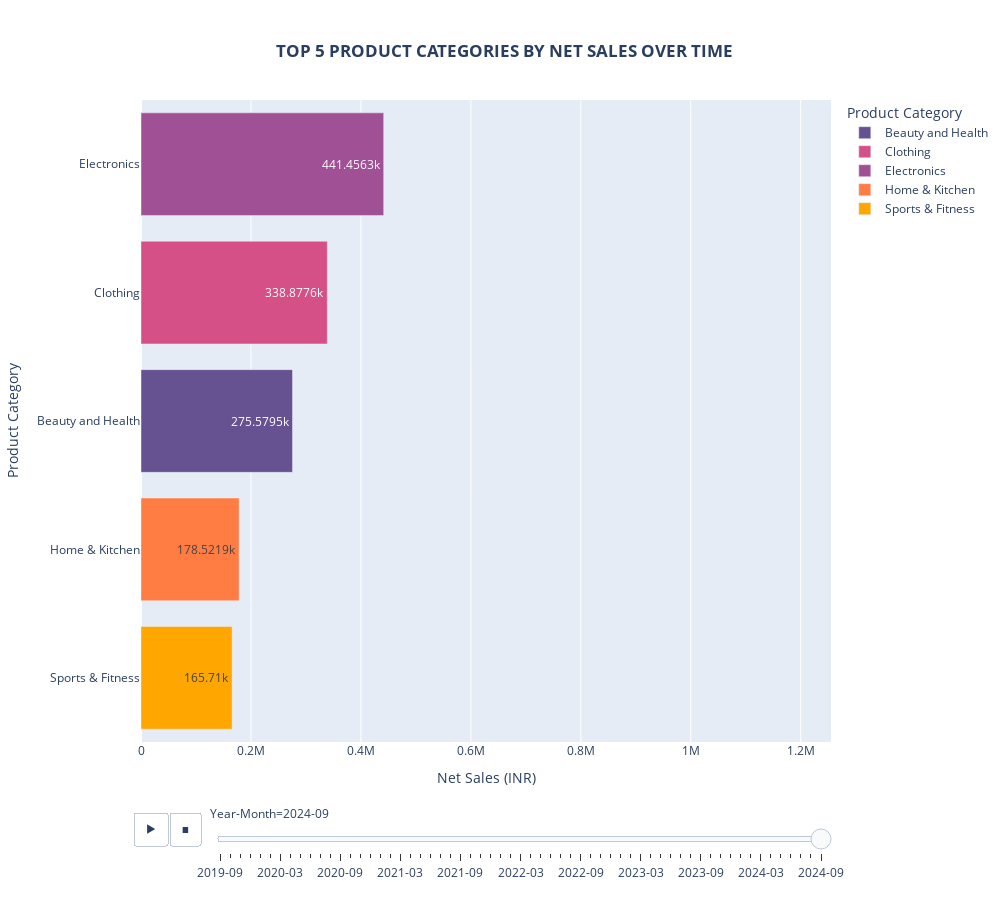

Write notebook code for a chart like this one.
### Code cell
import pandas as pd
import plotly.express as px


df['Purchase Date'] = pd.to_datetime(df['Purchase Date'], format='%d/%m/%Y %H:%M')

color_hex = ['#665191', '#d45087', '#a05195', '#ff7c43', '#ffa600']  

df['Year-Month'] = df['Purchase Date'].dt.to_period('M')
pd
df_grouped = df.groupby(['Year-Month', 'Product Category'])['Net Amount'].sum().reset_index()


df_grouped['Rank'] = df_grouped.groupby('Year-Month')['Net Amount'].rank(method='first', ascending=False)

df_top5 = df_grouped[df_grouped['Rank'] <= 5]


category_colors = dict(zip(df_top5['Product Category'].unique(), color_hex))

# Step 5: Create the animated bar chart race
fig = px.bar(
    df_top5,
    x='Net Amount',
    y='Product Category',
    color='Product Category',
    animation_frame='Year-Month',
    animation_group='Product Category',
    title="<b> TOP 5 PRODUCT CATEGORIES BY NET SALES OVER TIME<b>",
    labels={'Net Amount': 'Net Sales (INR)', 'Product Category': 'Product Category'},
    orientation='h', 
    text='Net Amount',
    text_auto= True,
    
    color_discrete_map=category_colors  
)

fig.update_layout(
    xaxis_title="Net Sales (INR)",
    yaxis_title="Product Category",
    xaxis=dict(range=[0, df_top5['Net Amount'].max() * 1.1]),
    yaxis={'categoryorder': 'total ascending'}, 
    showlegend=True,   
    title_x=0.5,  
    title_y=0.95,  
    width=1005,  
    height=900
)

fig.show()

### Figure 1 — Plotly figure (JSON) as saved in the notebook; plotly's stock layout.template omitted (floating-point values rounded to 4 significant figures)
{"data": [{"alignmentgroup": "True", "hovertemplate": "Product Category=%{y}<br>Year-Month=2024-09<br>Net Sales (INR)=%{text}<extra></extra>", "ids": ["Beauty and Health"], "legendgroup": "Beauty and Health", "marker": {"color": "#665191", "pattern": {"shape": ""}}, "name": "Beauty and Health", "offsetgroup": "Beauty and Health", "orientation": "h", "showlegend": true, "text": [275600.0], "textposition": "auto", "texttemplate": "%{x}", "type": "bar", "x": [275600.0], "xaxis": "x", "y": ["Beauty and Health"], "yaxis": "y"}, {"alignmentgroup": "True", "hovertemplate": "Product Category=%{y}<br>Year-Month=2024-09<br>Net Sales (INR)=%{text}<extra></extra>", "ids": ["Clothing"], "legendgroup": "Clothing", "marker": {"color": "#d45087", "pattern": {"shape": ""}}, "name": "Clothing", "offsetgroup": "Clothing", "orientation": "h", "showlegend": true, "text": [338900.0], "textposition": "auto", "texttemplate": "%{x}", "type": "bar", "x": [338900.0], "xaxis": "x", "y": ["Clothing"], "yaxis": "y"}, {"alignmentgroup": "True", "hovertemplate": "Product Category=%{y}<br>Year-Month=2024-09<br>Net Sales (INR)=%{text}<extra></extra>", "ids": ["Electronics"], "legendgroup": "Electronics", "marker": {"color": "#a05195", "pattern": {"shape": ""}}, "name": "Electronics", "offsetgroup": "Electronics", "orientation": "h", "showlegend": true, "text": [441500.0], "textposition": "auto", "texttemplate": "%{x}", "type": "bar", "x": [441500.0], "xaxis": "x", "y": ["Electronics"], "yaxis": "y"}, {"alignmentgroup": "True", "hovertemplate": "Product Category=%{y}<br>Year-Month=2024-09<br>Net Sales (INR)=%{text}<extra></extra>", "ids": ["Home & Kitchen"], "legendgroup": "Home & Kitchen", "marker": {"color": "#ff7c43", "pattern": {"shape": ""}}, "name": "Home & Kitchen", "offsetgroup": "Home & Kitchen", "orientation": "h", "showlegend": true, "text": [178500.0], "textposition": "auto", "texttemplate": "%{x}", "type": "bar", "x": [178500.0], "xaxis": "x", "y": ["Home & Kitchen"], "yaxis": "y"}, {"alignmentgroup": "True", "hovertemplate": "Product Category=%{y}<br>Year-Month=2024-09<br>Net Sales (INR)=%{text}<extra></extra>", "ids": ["Sports & Fitness"], "legendgroup": "Sports & Fitness", "marker": {"color": "#ffa600", "pattern": {"shape": ""}}, "name": "Sports & Fitness", "offsetgroup": "Sports & Fitness", "orientation": "h", "showlegend": true, "text": [165700.0], "textposition": "auto", "texttemplate": "%{x}", "type": "bar", "x": [165700.0], "xaxis": "x", "y": ["Sports & Fitness"], "yaxis": "y"}], "layout": {"barmode": "relative", "height": 900, "legend": {"title": {"text": "Product Category"}, "tracegroupgap": 0}, "showlegend": true, "sliders": [{"active": 60, "currentvalue": {"prefix": "Year-Month="}, "len": 0.9, "pad": {"b": 10, "t": 60}, "steps": [{"args": [["2019-09"], {"frame": {"duration": 0, "redraw": true}, "fromcurrent": true, "mode": "immediate", "transition": {"duration": 0, "easing": "linear"}}], "label": "2019-09", "method": "animate"}, {"args": [["2019-10"], {"frame": {"duration": 0, "redraw": true}, "fromcurrent": true, "mode": "immediate", "transition": {"duration": 0, "easing": "linear"}}], "label": "2019-10", "method": "animate"}, {"args": [["2019-11"], {"frame": {"duration": 0, "redraw": true}, "fromcurrent": true, "mode": "immediate", "transition": {"duration": 0, "easing": "linear"}}], "label": "2019-11", "method": "animate"}, {"args": [["2019-12"], {"frame": {"duration": 0, "redraw": true}, "fromcurrent": true, "mode": "immediate", "transition": {"duration": 0, "easing": "linear"}}], "label": "2019-12", "method": "animate"}, {"args": [["2020-01"], {"frame": {"duration": 0, "redraw": true}, "fromcurrent": true, "mode": "immediate", "transition": {"duration": 0, "easing": "linear"}}], "label": "2020-01", "method": "animate"}, {"args": [["2020-02"], {"frame": {"duration": 0, "redraw": true}, "fromcurrent": true, "mode": "immediate", "transition": {"duration": 0, "easing": "linear"}}], "label": "2020-02", "method": "animate"}, {"args": [["2020-03"], {"frame": {"duration": 0, "redraw": true}, "fromcurrent": true, "mode": "immediate", "transition": {"duration": 0, "easing": "linear"}}], "label": "2020-03", "method": "animate"}, {"args": [["2020-04"], {"frame": {"duration": 0, "redraw": true}, "fromcurrent": true, "mode": "immediate", "transition": {"duration": 0, "easing": "linear"}}], "label": "2020-04", "method": "animate"}, {"args": [["2020-05"], {"frame": {"duration": 0, "redraw": true}, "fromcurrent": true, "mode": "immediate", "transition": {"duration": 0, "easing": "linear"}}], "label": "2020-05", "method": "animate"}, {"args": [["2020-06"], {"frame": {"duration": 0, "redraw": true}, "fromcurrent": true, "mode": "immediate", "transition": {"duration": 0, "easing": "linear"}}], "label": "2020-06", "method": "animate"}, {"args": [["2020-07"], {"frame": {"duration": 0, "redraw": true}, "fromcurrent": true, "mode": "immediate", "transition": {"duration": 0, "easing": "linear"}}], "label": "2020-07", "method": "animate"}, {"args": [["2020-08"], {"frame": {"duration": 0, "redraw": true}, "fromcurrent": true, "mode": "immediate", "transition": {"duration": 0, "easing": "linear"}}], "label": "2020-08", "method": "animate"}, {"args": [["2020-09"], {"frame": {"duration": 0, "redraw": true}, "fromcurrent": true, "mode": "immediate", "transition": {"duration": 0, "easing": "linear"}}], "label": "2020-09", "method": "animate"}, {"args": [["2020-10"], {"frame": {"duration": 0, "redraw": true}, "fromcurrent": true, "mode": "immediate", "transition": {"duration": 0, "easing": "linear"}}], "label": "2020-10", "method": "animate"}, {"args": [["2020-11"], {"frame": {"duration": 0, "redraw": true}, "fromcurrent": true, "mode": "immediate", "transition": {"duration": 0, "easing": "linear"}}], "label": "2020-11", "method": "animate"}, {"args": [["2020-12"], {"frame": {"duration": 0, "redraw": true}, "fromcurrent": true, "mode": "immediate", "transition": {"duration": 0, "easing": "linear"}}], "label": "2020-12", "method": "animate"}, {"args": [["2021-01"], {"frame": {"duration": 0, "redraw": true}, "fromcurrent": true, "mode": "immediate", "transition": {"duration": 0, "easing": "linear"}}], "label": "2021-01", "method": "animate"}, {"args": [["2021-02"], {"frame": {"duration": 0, "redraw": true}, "fromcurrent": true, "mode": "immediate", "transition": {"duration": 0, "easing": "linear"}}], "label": "2021-02", "method": "animate"}, {"args": [["2021-03"], {"frame": {"duration": 0, "redraw": true}, "fromcurrent": true, "mode": "immediate", "transition": {"duration": 0, "easing": "linear"}}], "label": "2021-03", "method": "animate"}, {"args": [["2021-04"], {"frame": {"duration": 0, "redraw": true}, "fromcurrent": true, "mode": "immediate", "transition": {"duration": 0, "easing": "linear"}}], "label": "2021-04", "method": "animate"}, {"args": [["2021-05"], {"frame": {"duration": 0, "redraw": true}, "fromcurrent": true, "mode": "immediate", "transition": {"duration": 0, "easing": "linear"}}], "label": "2021-05", "method": "animate"}, {"args": [["2021-06"], {"frame": {"duration": 0, "redraw": true}, "fromcurrent": true, "mode": "immediate", "transition": {"duration": 0, "easing": "linear"}}], "label": "2021-06", "method": "animate"}, {"args": [["2021-07"], {"frame": {"duration": 0, "redraw": true}, "fromcurrent": true, "mode": "immediate", "transition": {"duration": 0, "easing": "linear"}}], "label": "2021-07", "method": "animate"}, {"args": [["2021-08"], {"frame": {"duration": 0, "redraw": true}, "fromcurrent": true, "mode": "immediate", "transition": {"duration": 0, "easing": "linear"}}], "label": "2021-08", "method": "animate"}, {"args": [["2021-09"], {"frame": {"duration": 0, "redraw": true}, "fromcurrent": true, "mode": "immediate", "transition": {"duration": 0, "easing": "linear"}}], "label": "2021-09", "method": "animate"}, {"args": [["2021-10"], {"frame": {"duration": 0, "redraw": true}, "fromcurrent": true, "mode": "immediate", "transition": {"duration": 0, "easing": "linear"}}], "label": "2021-10", "method": "animate"}, {"args": [["2021-11"], {"frame": {"duration": 0, "redraw": true}, "fromcurrent": true, "mode": "immediate", "transition": {"duration": 0, "easing": "linear"}}], "label": "2021-11", "method": "animate"}, {"args": [["2021-12"], {"frame": {"duration": 0, "redraw": true}, "fromcurrent": true, "mode": "immediate", "transition": {"duration": 0, "easing": "linear"}}], "label": "2021-12", "method": "animate"}, {"args": [["2022-01"], {"frame": {"duration": 0, "redraw": true}, "fromcurrent": true, "mode": "immediate", "transition": {"duration": 0, "easing": "linear"}}], "label": "2022-01", "method": "animate"}, {"args": [["2022-02"], {"frame": {"duration": 0, "redraw": true}, "fromcurrent": true, "mode": "immediate", "transition": {"duration": 0, "easing": "linear"}}], "label": "2022-02", "method": "animate"}, {"args": [["2022-03"], {"frame": {"duration": 0, "redraw": true}, "fromcurrent": true, "mode": "immediate", "transition": {"duration": 0, "easing": "linear"}}], "label": "2022-03", "method": "animate"}, {"args": [["2022-04"], {"frame": {"duration": 0, "redraw": true}, "fromcurrent": true, "mode": "immediate", "transition": {"duration": 0, "easing": "linear"}}], "label": "2022-04", "method": "animate"}, {"args": [["2022-05"], {"frame": {"duration": 0, "redraw": true}, "fromcurrent": true, "mode": "immediate", "transition": {"duration": 0, "easing": "linear"}}], "label": "2022-05", "method": "animate"}, {"args": [["2022-06"], {"frame": {"duration": 0, "redraw": true}, "fromcurrent": true, "mode": "immediate", "transition": {"duration": 0, "easing": "linear"}}], "label": "2022-06", "method": "animate"}, {"args": [["2022-07"], {"frame": {"duration": 0, "redraw": true}, "fromcurrent": true, "mode": "immediate", "transition": {"duration": 0, "easing": "linear"}}], "label": "2022-07", "method": "animate"}, {"args": [["2022-08"], {"frame": {"duration": 0, "redraw": true}, "fromcurrent": true, "mode": "immediate", "transition": {"duration": 0, "easing": "linear"}}], "label": "2022-08", "method": "animate"}, {"args": [["2022-09"], {"frame": {"duration": 0, "redraw": true}, "fromcurrent": true, "mode": "immediate", "transition": {"duration": 0, "easing": "linear"}}], "label": "2022-09", "method": "animate"}, {"args": [["2022-10"], {"frame": {"duration": 0, "redraw": true}, "fromcurrent": true, "mode": "immediate", "transition": {"duration": 0, "easing": "linear"}}], "label": "2022-10", "method": "animate"}, {"args": [["2022-11"], {"frame": {"duration": 0, "redraw": true}, "fromcurrent": true, "mode": "immediate", "transition": {"duration": 0, "easing": "linear"}}], "label": "2022-11", "method": "animate"}, {"args": [["2022-12"], {"frame": {"duration": 0, "redraw": true}, "fromcurrent": true, "mode": "immediate", "transition": {"duration": 0, "easing": "linear"}}], "label": "2022-12", "method": "animate"}, {"args": [["2023-01"], {"frame": {"duration": 0, "redraw": true}, "fromcurrent": true, "mode": "immediate", "transition": {"duration": 0, "easing": "linear"}}], "label": "2023-01", "method": "animate"}, {"args": [["2023-02"], {"frame": {"duration": 0, "redraw": true}, "fromcurrent": true, "mode": "immediate", "transition": {"duration": 0, "easing": "linear"}}], "label": "2023-02", "method": "animate"}, {"args": [["2023-03"], {"frame": {"duration": 0, "redraw": true}, "fromcurrent": true, "mode": "immediate", "transition": {"duration": 0, "easing": "linear"}}], "label": "2023-03", "method": "animate"}, {"args": [["2023-04"], {"frame": {"duration": 0, "redraw": true}, "fromcurrent": true, "mode": "immediate", "transition": {"duration": 0, "easing": "linear"}}], "label": "2023-04", "method": "animate"}, {"args": [["2023-05"], {"frame": {"duration": 0, "redraw": true}, "fromcurrent": true, "mode": "immediate", "transition": {"duration": 0, "easing": "linear"}}], "label": "2023-05", "method": "animate"}, {"args": [["2023-06"], {"frame": {"duration": 0, "redraw": true}, "fromcurrent": true, "mode": "immediate", "transition": {"duration": 0, "easing": "linear"}}], "label": "2023-06", "method": "animate"}, {"args": [["2023-07"], {"frame": {"duration": 0, "redraw": true}, "fromcurrent": true, "mode": "immediate", "transition": {"duration": 0, "easing": "linear"}}], "label": "2023-07", "method": "animate"}, {"args": [["2023-08"], {"frame": {"duration": 0, "redraw": true}, "fromcurrent": true, "mode": "immediate", "transition": {"duration": 0, "easing": "linear"}}], "label": "2023-08", "method": "animate"}, {"args": [["2023-09"], {"frame": {"duration": 0, "redraw": true}, "fromcurrent": true, "mode": "immediate", "transition": {"duration": 0, "easing": "linear"}}], "label": "2023-09", "method": "animate"}, {"args": [["2023-10"], {"frame": {"duration": 0, "redraw": true}, "fromcurrent": true, "mode": "immediate", "transition": {"duration": 0, "easing": "linear"}}], "label": "2023-10", "method": "animate"}, {"args": [["2023-11"], {"frame": {"duration": 0, "redraw": true}, "fromcurrent": true, "mode": "immediate", "transition": {"duration": 0, "easing": "linear"}}], "label": "2023-11", "method": "animate"}, {"args": [["2023-12"], {"frame": {"duration": 0, "redraw": true}, "fromcurrent": true, "mode": "immediate", "transition": {"duration": 0, "easing": "linear"}}], "label": "2023-12", "method": "animate"}, {"args": [["2024-01"], {"frame": {"duration": 0, "redraw": true}, "fromcurrent": true, "mode": "immediate", "transition": {"duration": 0, "easing": "linear"}}], "label": "2024-01", "method": "animate"}, {"args": [["2024-02"], {"frame": {"duration": 0, "redraw": true}, "fromcurrent": true, "mode": "immediate", "transition": {"duration": 0, "easing": "linear"}}], "label": "2024-02", "method": "animate"}, {"args": [["2024-03"], {"frame": {"duration": 0, "redraw": true}, "fromcurrent": true, "mode": "immediate", "transition": {"duration": 0, "easing": "linear"}}], "label": "2024-03", "method": "animate"}, {"args": [["2024-04"], {"frame": {"duration": 0, "redraw": true}, "fromcurrent": true, "mode": "immediate", "transition": {"duration": 0, "easing": "linear"}}], "label": "2024-04", "method": "animate"}, {"args": [["2024-05"], {"frame": {"duration": 0, "redraw": true}, "fromcurrent": true, "mode": "immediate", "transition": {"duration": 0, "easing": "linear"}}], "label": "2024-05", "method": "animate"}, {"args": [["2024-06"], {"frame": {"duration": 0, "redraw": true}, "fromcurrent": true, "mode": "immediate", "transition": {"duration": 0, "easing": "linear"}}], "label": "2024-06", "method": "animate"}, {"args": [["2024-07"], {"frame": {"duration": 0, "redraw": true}, "fromcurrent": true, "mode": "immediate", "transition": {"duration": 0, "easing": "linear"}}], "label": "2024-07", "method": "animate"}, {"args": [["2024-08"], {"frame": {"duration": 0, "redraw": true}, "fromcurrent": true, "mode": "immediate", "transition": {"duration": 0, "easing": "linear"}}], "label": "2024-08", "method": "animate"}, {"args": [["2024-09"], {"frame": {"duration": 0, "redraw": true}, "fromcurrent": true, "mode": "immediate", "transition": {"duration": 0, "easing": "linear"}}], "label": "2024-09", "method": "animate"}], "x": 0.1, "xanchor": "left", "y": 0, "yanchor": "top"}], "title": {"text": "<b> TOP 5 PRODUCT CATEGORIES BY NET SALES OVER TIME<b>", "x": 0.5, "y": 0.95}, "updatemenus": [{"active": 0, "buttons": [{"args": [null, {"frame": {"duration": 500, "redraw": true}, "fromcurrent": true, "mode": "immediate", "transition": {"duration": 500, "easing": "linear"}}], "label": "&#9654;", "method": "animate"}, {"args": [[null], {"frame": {"duration": 0, "redraw": true}, "fromcurrent": true, "mode": "immediate", "transition": {"duration": 0, "easing": "linear"}}], "label": "&#9724;", "method": "animate"}], "direction": "left", "pad": {"r": 10, "t": 70}, "showactive": false, "type": "buttons", "x": 0.1, "xanchor": "right", "y": 0, "yanchor": "top"}], "width": 1005, "xaxis": {"anchor": "y", "domain": [0, 1], "range": [0, 1255000.0], "title": {"text": "Net Sales (INR)"}, "type": "linear"}, "yaxis": {"anchor": "x", "autorange": true, "categoryarray": ["Sports & Fitness", "Home & Kitchen", "Electronics", "Clothing", "Beauty and Health"], "categoryorder": "total ascending", "domain": [0, 1], "range": [-0.5, 4.5], "title": {"text": "Product Category"}, "type": "category"}}}
